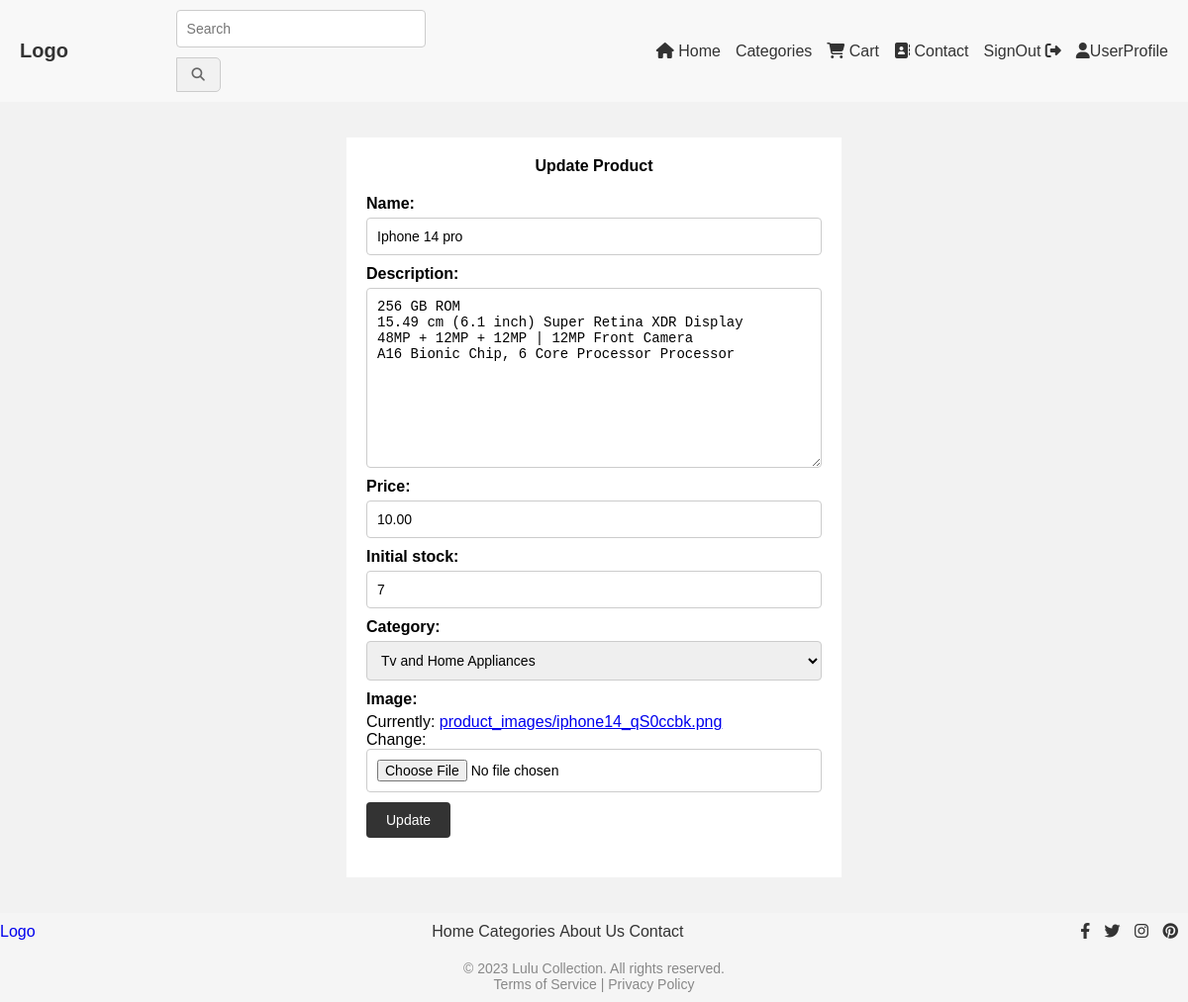
Page /seller/product/3/edit/ (signed in) on the earlier database version.
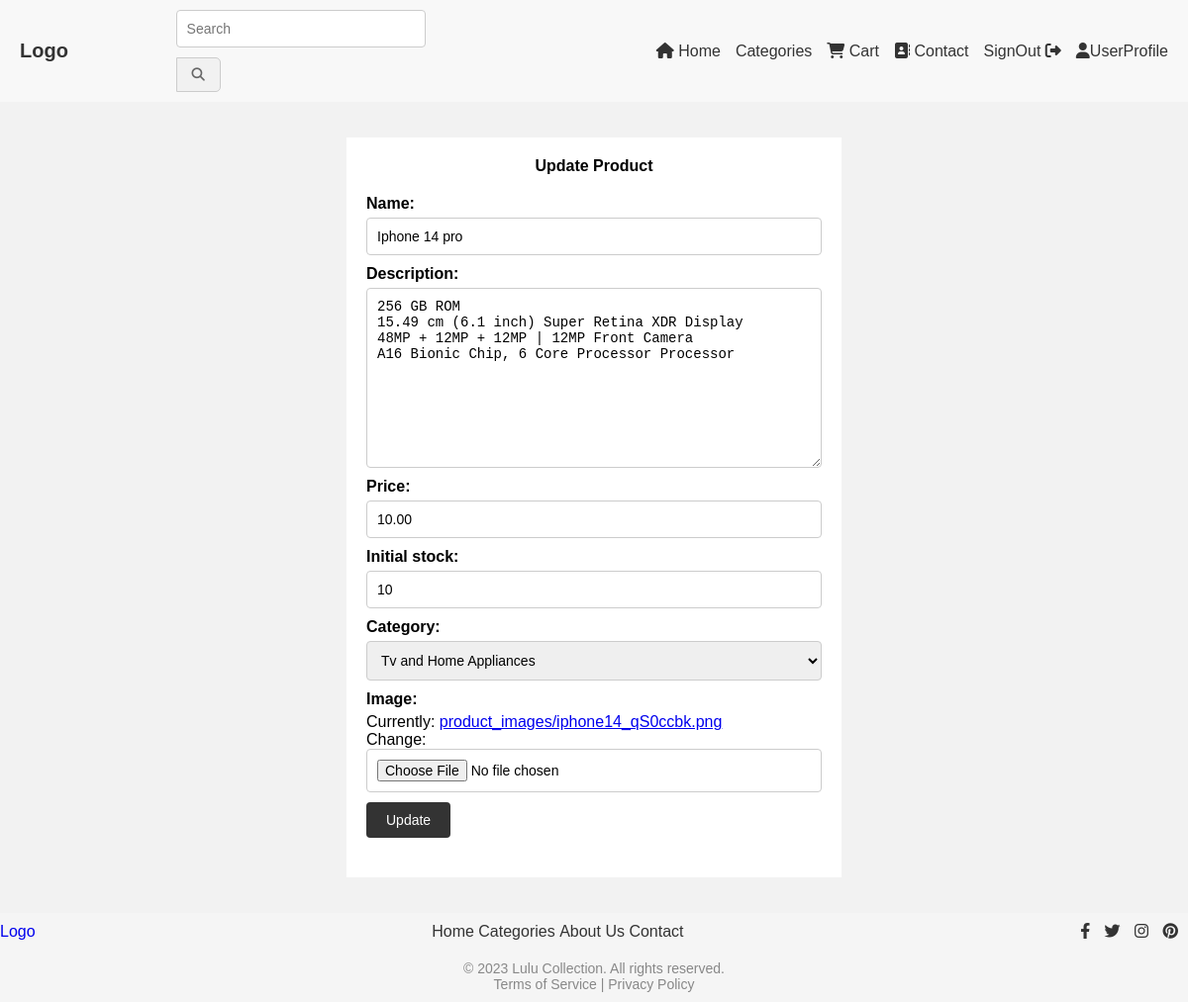
Same page on the later database version.
### cart/models.py (models this page shows, shortened)
class Product(models.Model):
    name = models.CharField(max_length=200)
    description = models.TextField()
    price = models.DecimalField(max_digits=8, decimal_places=2)
    initial_stock = models.PositiveIntegerField(default=0)  # Add initial stock field
    stock = models.PositiveIntegerField(default=0)  # Add remaining stock field
    category = models.ForeignKey(Category, on_delete=models.CASCADE)
    seller = models.ForeignKey(Seller, on_delete=models.CASCADE)
    image = models.ImageField(upload_to='product_images')

class Category(models.Model):
    name = models.CharField(max_length=100)
    def __str__(self):
        return self.name

### cart/views.py (the view)
# urls.py: path('seller/product/<int:product_id>/edit/', views.seller_editproduct, name='seller_editproduct'),
@login_required(login_url='seller_login')
def seller_editproduct(request, product_id):
    products = get_object_or_404(Product, id=product_id)
    if request.method == 'POST':
        form = ProductForm(request.POST, request.FILES, instance=products)
        if form.is_valid():
            form.save()
            return redirect('seller_dashboard')
    else:
        form = ProductForm(instance=products)
        return render(request, 'seller_editproduct.html', {'form':form})

### cart/forms.py
class ProductForm(forms.ModelForm):
    class Meta:
        model = Product
        fields = ['name', 'description', 'price', 'initial_stock', 'category', 'image']

### templates/seller_editproduct.html (shortened to what this page needs)
<link rel="stylesheet" href="/css/sellereditproduct.css">
{% extends 'base.html' %}
{% block content %}
  <div class="container">
    <h4>Update Product</h4>
  <form method="post" enctype="multipart/form-data">
    {{ form.as_p }}
    <input type="submit" value="Update">
  </form>
</div>
{% endblock %}

Differences in the rows shown:
changed Product "Tv and Home Appliances": initial_stock "7" → "10"
